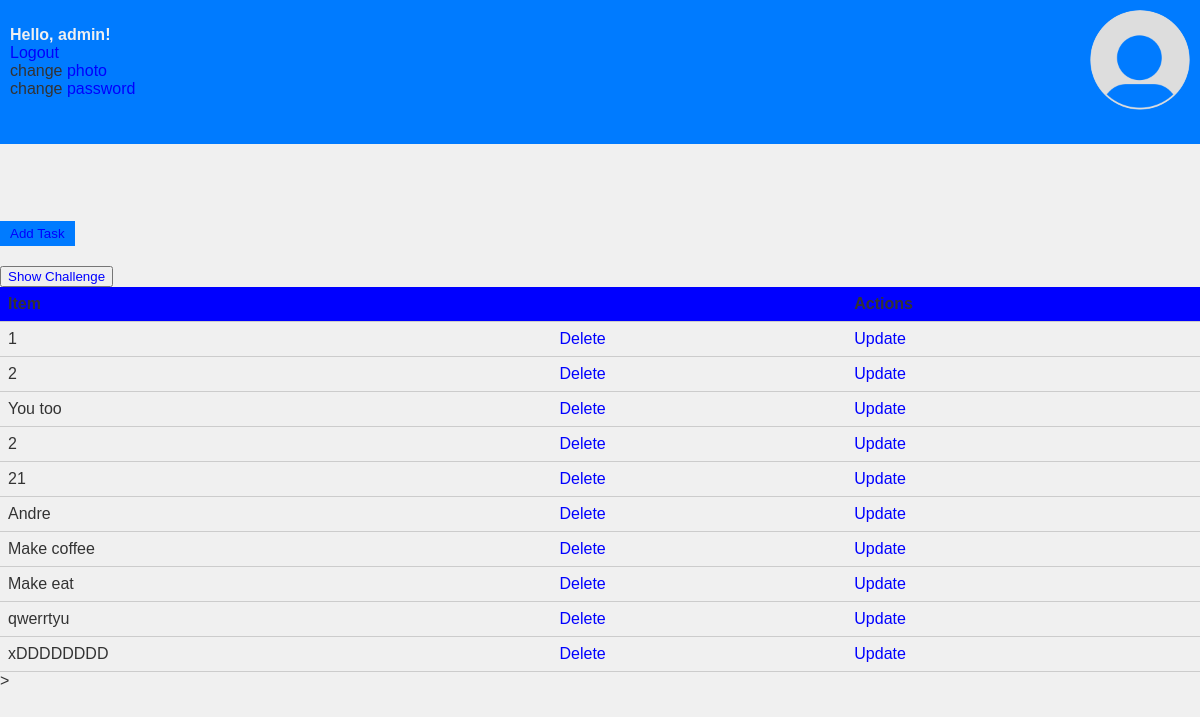
/home (signed in), run on the app's committed database.
### TaskTamer/models.py (models this page shows, shortened)
class Tasks(models.Model):
    task_title = models.CharField(max_length=200, null=True)
    task_description = models.CharField(max_length=200, blank=True)
    date_create = models.DateTimeField(auto_now_add=True, null=True) #
    challenge = models.BooleanField(default=False) # ewentualne zmiany

### TaskTamer/views.py (the view)
# urls.py: path('home', views.HomeView.as_view(), name='home'),
class HomeView(LoginRequiredMixin, View):
    def get(self, request):
        return render(request, template_name='base/task_list.html', context={'task': models.Tasks.objects.filter(challenge= False).all()})

### TaskTamer/templates/base/task_list.html (shortened to what this page needs)
<!DOCTYPE html>
<html lang="en">
{% load static %}
<head>
    <link rel="stylesheet" type="text/css" href="{% static 'css/style.css' %}"/>
</head>
<body>
<div class="navbar-nav">
    <div>
        {% if user.is_authenticated %}
            <a class="nav-link active dropdown-toggle" href="#" data-toggle="dropdown">
                {% if user.first_name %}
                    Hello, {{ user.first_name }}!
                {% else %}
                    Hello, {{ user.username }}!
                {% endif %}
            </a>
            <p><a href="{% url 'logout' %}">Logout</a></p>
            <p>change <a href="{% url 'picture_update' %}">photo</a></p>
            <p>change <a href="{% url 'password_change' %}">password</a></p>
        {% endif %}
    </div>
    <div>
        {% if request.user.profile.avatar %}
            <img src="{{ user.avatar.url }}" alt="Profile Picture">
        {% else %}
            <img src="{% static 'images/avatar/Default_pfp.svg.png' %}" alt="Default Profile Picture">
        {% endif %}
    </div>
</div>
<div class="navbar-nav">
</div>
<h1>My To-Do List</h1>
<form method="post">
    <button type="button"><a href="{% url 'tasks-create' %}">Add Task</a></button>
</form>
<button type="button"><a href="{% url 'challenge-read' %}">Show Challenge</a></button>
<table>
    <tr>
        <th>Item</th>
        <th></th>
        <th>Actions</th>
    </tr>
    {% for tasks in task %}
    <tr>
        <td>{{tasks.task_title}}</td>
        <td><a href="{% url 'tasks-delete' tasks.id %}">Delete</a></td>
        <td><a href="{% url 'tasks-update' tasks.id %}">Update</a></td>
    </tr>
    {% empty %}
    <h3>No items in list</h3>
    {% endfor %}
</table>
>
</body>
</html>

### static/css/style.css (style rules this page uses)
body, h1, h2, h3, h4, h5, h6, p, ol, ul, li, table, tr, th, td { margin: 0; padding: 0; list-style: none; }
body { font-family: Arial, sans-serif; background-color: #f0f0f0; color: #333; }
.navbar-nav { display: flex; justify-content: space-between; align-items: center; background-color: #007bff; padding: 10px; }
.nav-link { color: #f0f0f0; text-decoration: none; }
.nav-link.active { font-weight: bold; }
img { max-width: 100px; max-height: 100px; border-radius: 50%; margin-left: 20px; }
h1 { margin: 20px 0; color: #f0f0f0; }
form { margin-bottom: 20px; }
form button { background-color: #007bff; color: ##ffff00; border: none; padding: 5px 10px; cursor: pointer; text-decoration: none; }
table { width: 100%; border-collapse: collapse; }
th, td { padding: 8px; text-align: left; border-bottom: 1px solid #ccc; }
th { background-color: #0000FF; }
a { color: #0000FF; text-decoration: none; }

### data on the page
Tasks: task_title "1"
Tasks: task_title "2"
Tasks: task_title "You too"
Tasks: task_title "2"
Tasks: task_title "21"
Tasks: task_title "Andre"
Tasks: task_title "Make coffee"
Tasks: task_title "Make eat"
Tasks: task_title "qwerrtyu"
Tasks: task_title "xDDDDDDDD"

### other printed values
{{ user.username }} "admin"
